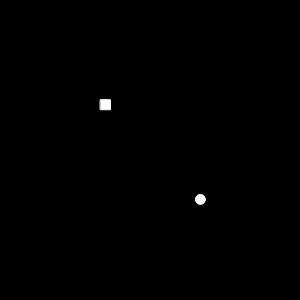
Frame 1 (no input)
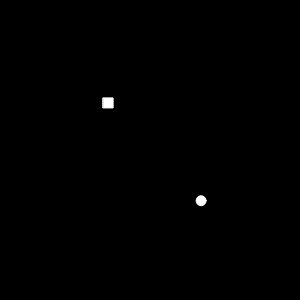
Frame 60 (no input)
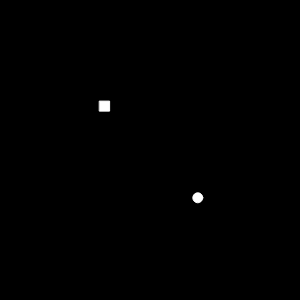
Frame 120 (the mouse pressed at the canvas centre since frame 60)

The p5.js sketch that drew these frames (run headless with seeded random() and noise() and a simulated clock; from frame 60 on, the mouse is pressed at the canvas centre):

// p5.js sketch
// ── sketch.js
var p1 = [];
function setup(){
   w = 300;
   h = 300;
   createCanvas(300, 300);
   stroke(255);
   p1.push(new Particle(200, 200)) ;
   p1.push(new RectParticle( 100, 100, 10));  // Polymophism
}

function draw(){
   background(0);
   for( let p of p1){
     p.move();
     p.display();
   }
}
//  Polymophism
function mouseClicked(){
  for( let p of p1){
    if( p.constructor.name == "RectParticle")  // 取得類別名稱
        p.resize(2);
  }
}

// ── particle.js
class Particle{
  constructor(x, y){
    this.x = x;
    this.y = y;
  }
  display(){
    ellipse(this.x, this.y,10, 10);
  }
  move(){
    this.x += random(-1,1);
    this.y += random(-1,1);
  }
}

class RectParticle extends Particle{
  constructor(x, y, s){
    super(x, y);
    this.size = s;
  }
  display(){
    rect(this.x, this.y, this.size, this.size);
  }
}

RectParticle.prototype.resize = function(s){
  this.size += s;
}
